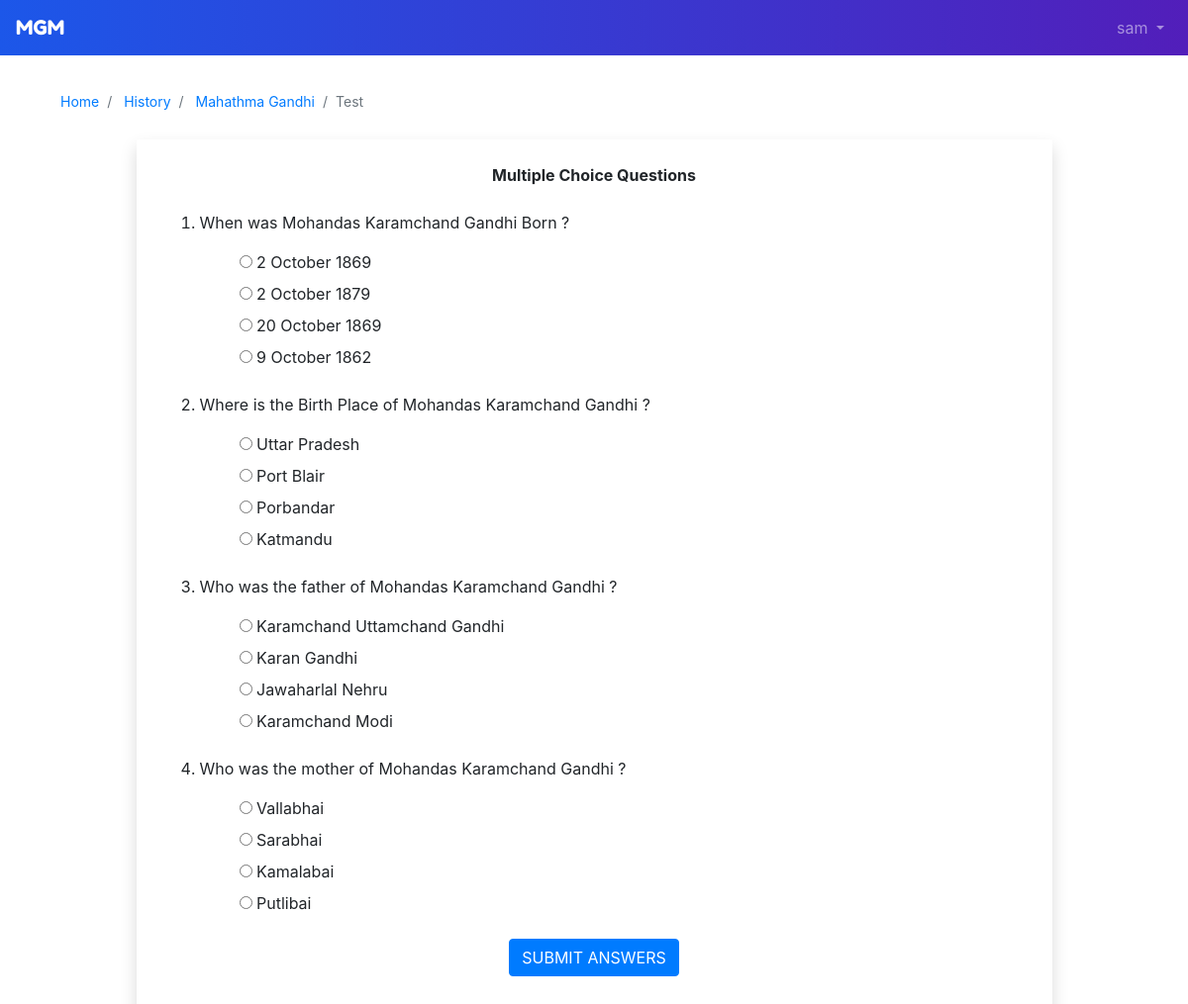
The page /basic_app/home/1/1/test (signed in) on the database its author committed.
### basic_app/models.py (models this page shows, shortened)
class Subject(models.Model):
    subject_name = models.CharField(max_length=25)
    img_url = models.CharField(max_length=256,null=True)

class Topic(models.Model):
    topic_name = models.CharField(max_length=255)
    img_url = models.CharField(max_length=256,null=True)
    subject = models.ForeignKey(Subject,on_delete=models.CASCADE)

class Question(models.Model):
    question = models.CharField(max_length=255)
    frame = models.ForeignKey(Frame,on_delete=models.CASCADE)

class Option(models.Model):
    option = models.CharField(max_length=255)
    answer = models.BooleanField(default=False)
    question = models.ForeignKey(Question,on_delete=models.CASCADE)

### basic_app/views.py (the view, shortened to what this page needs)
# urls.py: path('home/<int:sid>/<int:tid>/test', views.TestView.as_view(), name='test'),
class TestView(View):
    @method_decorator(login_required)
    def dispatch(self, *args, **kwargs):
        return super().dispatch(*args, **kwargs)
    def get(self,request, sid, tid):
        data = dict()
        topic = models.Topic.objects.filter(id=tid)
        subject = models.Subject.objects.filter(id=sid)
        frames = models.Frame.objects.filter(topic=tid)
        data['topic'] = topic
        data['subject'] = subject
        test = models.Test.objects.filter(topic=tid)
        max_qns = 0
        for t in test:
            max_qns = t.max_questions
        if test:
            valid_question_id_list = models.Question.objects.filter(frame__in=frames.all()).values_list('id', flat=True)
            random_question_id_list = random.sample(list(valid_question_id_list), min(len(valid_question_id_list),max_qns))
            question_list = models.Question.objects.filter(id__in=random_question_id_list)
            data['question_list'] = question_list
            option_list = models.Option.objects.filter(question__in=question_list.all())
            data['option_list'] = option_list
            answer_paper = models.TestResult.objects.filter(test=models.Test.objects.get(topic=tid)).filter(user=request.user.id)
            data['test_taken'] = models.TestResult.objects.filter(test=models.Test.objects.get(topic=tid)).filter(user=request.user.id).exists()
            data['answer_paper'] = answer_paper
        else:
            data["test_not_found"] = True
        return render(request,'basic_app/test.html',data)

### templates/basic_app/test.html (shortened to what this page needs)
{% extends "basic_app/base.html" %} {% block body_block %}
<div class="container mt-4" style="min-height: 500px;">
    <div class="row">
        <div class="col-12 mx-auto">
            <nav aria-label="breadcrumb" style="font-size: 14px;">
                <ol class="breadcrumb bg-white">
                    <li class="breadcrumb-item"><a href="{% url 'basic_app:home' %}">Home</a></li>
                    {% for s in subject %}
                    <li class="breadcrumb-item" aria-current="page">
                        <a href="{% url 'basic_app:subject_detail' pk=s.id %}">
                            {{ s.subject_name }}
                        </a>
                    </li>
                    <li class="breadcrumb-item" aria-current="page">
                        {% for t in topic %}
                        <a href="{% url 'basic_app:frame' sid=s.id tid=t.id %}">
                             {{ t.topic_name }}
                        </a> {% endfor %}
                    </li>
                    {% endfor %}
                    <li class="breadcrumb-item active" aria-current="page">Test</li>
                </ol>
            </nav>
            <div class="col-10 p-4 mx-auto shadow mb-4">
                {% if test_not_found %}
                <p class="text-center" style="font-family: acme; font-size: 20px; font-weight: lighter;">No Active Tests for this Topic Now. Please Check Back Later !</p>
                {% else %} {% for s in subject %}{% for t in topic %}
                <form action="{% url 'basic_app:test' sid=s.id tid=t.id %}" method="POST">{% endfor %}{% endfor %} {% csrf_token %}
                    <p class="text-center mb-4"><strong>Multiple Choice Questions</strong></p>
                    <ol id="qns">
                        {% for qns in question_list %}
                        <li> {{ qns.question }}
                            <ul style="list-style: none;" class="mt-3 mb-3">
                                {% for opt in option_list %} {% if opt.question.id == qns.id %}
                                <li>
                                    <label>
                                        <input type="radio" name="{{forloop.parentloop.counter}}-opt" id="{{forloop.parentloop.counter}}-opt" onclick="setAnswer({{ forloop.parentloop.counter }},{{opt.id}})"> {{ opt.option }}
                                    </label>
                                </li> {% endif %} {% endfor %}
                            </ul>
                        </li> {% endfor %}
                    </ol>
                    <p class="text-center"><input type="button" name="submit_answer" class="btn btn-primary" value="SUBMIT ANSWERS" onclick="validate(this.form);"></p>
                </form>
                {% endif %}
            </div>
        </div>
    </div>
</div>
{% endblock %}

### templates/basic_app/base.html (shortened to what this page needs)
<!DOCTYPE html>
<html lang="en">
<head>
    {% load static %}
    <link rel="stylesheet" href="https://stackpath.bootstrapcdn.com/bootstrap/4.3.1/css/bootstrap.min.css">
</head>
<body {% if user.is_authenticated %} {% else %} style="background-image: linear-gradient(-90deg, #521EBA, #1C57E9)" {% endif %}>
    <nav class="navbar {% if user.is_authenticated %} {% else %}fixed-top {% endif %} navbar-expand-lg navbar-dark {% if user.is_authenticated %} {% else %}container{% endif %}" style="background-image: linear-gradient(-90deg, #521EBA, #1C57E9);">
        {% if user.is_authenticated %}
        <a class="navbar-brand" href="{% url 'basic_app:home' %}" style="font-family: fo;">MGM</a> {% else %}
        <a class="navbar-brand" href="{% url 'index' %}" style="font-family: fo;">MGM</a> {% endif %}
        <div class="collapse navbar-collapse" id="navbarNav">
            {% if user.is_authenticated %}
            <ul class="navbar-nav ml-auto">
                <li class="nav-item dropdown" style="float: right;">
                    <a class="nav-link dropdown-toggle" href="#" id="navbarDropdown" role="button" data-toggle="dropdown" aria-haspopup="true" aria-expanded="false">
                        {{ user.username }}
                      </a>
                </li>
            </ul>
            {% endif%}
        </div>
    </nav>
    {% block body_block %} {% endblock %}
</body>
</html>

### rows shown on the page
Subject: subject_name "History"
Topic: topic_name "Mahathma Gandhi"
Question: question "When was Mohandas Karamchand Gandhi Born ?"
Option: option "2 October 1869"
Option: option "2 October 1879"
Option: option "20 October 1869"
Option: option "9 October 1862"
Question: question "Where is the Birth Place of Mohandas Karamchand Gandhi ?"
Option: option "Uttar Pradesh"
Option: option "Port Blair"
Option: option "Porbandar"
Option: option "Katmandu"
Question: question "Who was the father of Mohandas Karamchand Gandhi ?"
Option: option "Karamchand Uttamchand Gandhi"
Option: option "Karan Gandhi"
Option: option "Jawaharlal Nehru"
Option: option "Karamchand Modi"
Question: question "Who was the mother of Mohandas Karamchand Gandhi ?"
Option: option "Vallabhai"
Option: option "Sarabhai"
Option: option "Kamalabai"
Option: option "Putlibai"

### other values the page prints
{{ user.username }} "sam"
